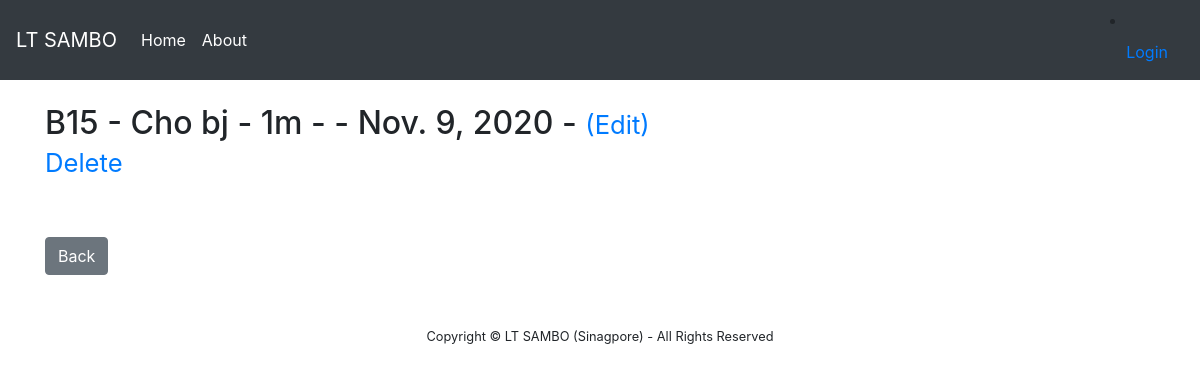
/tel307/16, run on the app's committed database.
### pages/models.py (models this page shows, shortened)
class Post(models.Model):
    Site_name = models.ForeignKey(User, on_delete=models.CASCADE)
    Panel_name = models.CharField(max_length=255)
    Operator_name = models.CharField(max_length=255)
    Depth = models.CharField(max_length=255)
    post_date = models.DateField(auto_now_add=True)
    category = models.CharField(max_length=255, default='category ')

### pages/views.py (the view)
# urls.py: path('tel307/<int:pk>', PanelDetailView.as_view(), name='panel_details'),
class PanelDetailView(DetailView):
    model = Post
    template_name = 'panel_details.html'
    def get_context_data(self, *args, **kwargs):
        cat_menu = Category.objects.all()
        context = super(PanelDetailView, self).get_context_data(*args, **kwargs)
        context["cat_menu"] = cat_menu
        return context

### pages/models.py (called while the page is built)
    def __str__(self):
        return self.name

### pages/templates/panel_details.html (shortened to what this page needs)
{% extends 'base.html' %}
{% block content %}
<h2>{{ post.Panel_name}} - {{ post.Operator_name }} - {{ post.Depth }} - {{ post.author }} - {{ post.post_date }} - <small>
        <a href="{% url 'update_post' post.pk %}">(Edit)</a><br/>
    <a href="{% url 'delete_post' post.pk %}">Delete</a></small></h2>
<br><br/>
<a href="{% url 'home' %}" class="btn btn-secondary">Back</a>
{% endblock %}

### data on the page
Post: Panel_name "B15", Operator_name "Cho bj", Depth "1m", post_date "Nov. 9, 2020"
